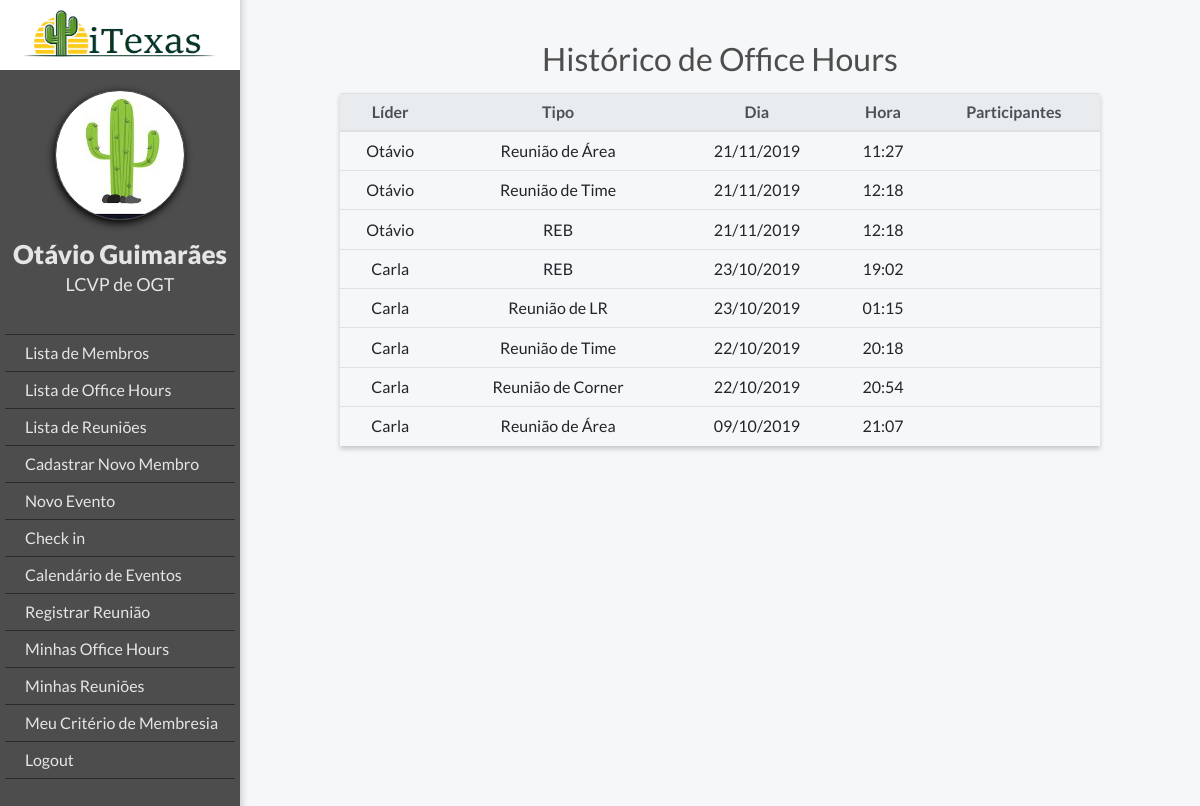
The app's page /meetings/meetings_list/ (signed in) with its own data.
### members/models.py (models this page shows, shortened)
class MyUser(AbstractBaseUser):
    POST = (('lcp', 'LCP'), ('lcvp', 'LCVP'), ('tlb', 'TLB'), ('membro', 'Membro'))
    DEPARTMENT = (
        ('lcp', 'LCP'), ('pm', 'PM'), ('f&l', 'F&L'), ('b2c', 'B2C'), ('b2b', 'B2B'),
        ('oge', 'OGE'), ('ogt', 'OGT'), ('ogv', 'OGV'), ('ige', 'IGE'), ('igt', 'IGT'),)
    email = models.EmailField(verbose_name='E-mail', max_length=255, unique=True)
    podio_code = models.CharField(max_length=10, verbose_name='ID do Podio', unique=True)
    first_name = models.CharField(max_length=20, verbose_name='Nome')
    last_name = models.CharField(max_length=20, verbose_name='Sobrenome')
    post = models.CharField(max_length=10, choices=POST, blank=True, null=True, verbose_name='Cargo')
    department = models.CharField(max_length=10, choices=DEPARTMENT, blank=True, null=True, verbose_name='Área')
    leader = models.ForeignKey("MyUser", blank=True, null=True, on_delete=models.SET_NULL, verbose_name='Líder')
    is_working = models.BooleanField(default=False)
    is_active = models.BooleanField(default=True, verbose_name='Está ativo')
    is_admin = models.BooleanField(default=False, verbose_name='É administrador')
    objects = MyUserManager()
    USERNAME_FIELD = 'podio_code'
    REQUIRED_FIELDS = ['email', 'first_name']

### meetings/models.py (models this page shows, shortened)
class Meeting(models.Model):
    MEETINGS = (('REB', 'REB'), ('RA', 'Reunião de Área'), ('RT', 'Reunião de Time'), ('LR', 'Reunião de LR'),
                ('CN', 'Reunião de Corner'))
    type = models.CharField(max_length=3, choices=MEETINGS, blank=True, null=True, verbose_name='Tipo da Reunião')
    leader = models.ForeignKey(MyUser, verbose_name='Líder', on_delete=models.CASCADE)
    date = models.DateField(verbose_name='Dia', default=date.today)
    time = models.TimeField(verbose_name='Hora', default=timezone.now)

### meetings/views.py (the view)
# urls.py: path('meetings_list/', views.meetings_list, name='meeting_list'),
def meetings_list(request):
    meetings = Meeting.objects.all().order_by('-date')
    return render(request, 'meeting/meetings_list.html',
                  {'meetings': meetings, 'request_user': request.user})

### templates/meeting/meetings_list.html
{% extends "base.html" %}
{% if user.is_authenticated %}
    {% block body_block %}
        <h2 class="title">Histórico de Office Hours</h2>
        <table class="table">
            <thead class="thead-light">
            <tr>
                <th class="table-column">Líder</th>
                <th class="table-column">Tipo</th>
                <th class="table-column">Dia</th>
                <th class="table-column">Hora</th>
                <th class="table-column">Participantes</th>
            </tr>
            </thead>
                <tbody>
            {% for meeting in meetings %}
                <tr class="row-meetings" id="{{ meeting.id }}" >
                    <td>{{ meeting.leader.first_name }}</td>
                    <td>{{ meeting.get_type_display }}</td>
                    <td>{{ meeting.date|date:'d/m/Y' }}</td>
                    <td>{{ meeting.time|time:'H:i' }} </td>
                    <td>{{ meeting.participants.first_name }} </td>
                </tr>
            {% endfor %}
                </tbody>
                </table>
    {% endblock %}
{% else %}
    <h2>Logar</h2>
{% endif %}

### templates/base.html (shortened to what this page needs)
{% load static %}
<!DOCTYPE html>
<html lang="en">
<head>
    <link rel="stylesheet" href="https://stackpath.bootstrapcdn.com/bootstrap/4.3.1/css/bootstrap.min.css"
>
    <link rel="stylesheet" href="https://maxcdn.bootstrapcdn.com/font-awesome/4.5.0/css/font-awesome.min.css">
    <link rel="stylesheet" href="{% static 'css/style.css' %}">
</head>
<body>
{% if user.is_authenticated %}
    <div class="ogr-container">
    <div class="page-body">
    <div class="lateral-menu">
        <div class="logo-area">
            <img class="logo-company" src="../static/images/iTexas.png">
        </div>
        <div class="menu-area">
            <div class="profile-picture"></div>
            <div class="member-infos">
                <a class="member-name" href="{% url 'member_edit' user.podio_code %}">{{ request_user.first_name }} {{ request_user.last_name }}</a>
                <h3 class="member-area">{{ request_user.get_post_display }} de {{ request_user.get_department_display }}</h3>
            </div>
            <ul class="function-list">
                {% if request_user.is_admin %}
                    <li><a href="{% url 'member_list' %}" class="button">Lista de Membros</a></li>
                    <li><a href="{% url 'officehour_list' %}" class="button">Lista de Office Hours</a></li>
                    <li><a href="{% url 'meeting_list' %}" class="button">Lista de Reuniões</a></li>
                    <li><a href="{% url 'register' %}" class="button">Cadastrar Novo Membro</a></li>
                    <li><a href="{% url 'new_event' %}" class="button">Novo Evento</a></li>
                {% endif %}
                {% if user.is_working %}
                    <li><a href="{% url 'check' %}" class="button">Check out</a></li>
                {% else %}
                    <li><a href="{% url 'check' %}" class="button">Check in</a></li>
                {% endif %}
                <li><a href="{% url 'event_list' %}" class="button">Calendário de Eventos</a></li>
                <li><a href="{% url 'new_meeting' %}" class="button">Registrar Reunião</a></li>
                <li><a href="{% url 'office_hours_history' %}" class="button">Minhas Office Hours</a></li>
                <li><a href="{% url 'my_meetings' %}" class="button">Minhas Reuniões</a></li>
                <li><a href="{% url 'member_report' user.podio_code %}" class="button">Meu Critério de Membresia</a></li>
                {% if user.is_authenticated %}
                    <li><a href="{% url 'user_logout' %}">Logout</a></li>
                {% else %}
                    <li><a class="navbar-link" href="{% url 'user_login' %}">Login</a></li>
                {% endif %}
            </ul>
        </div>
    </div>
    <div  id="body-content" class="body-content">
        <div class="body-container">
            {% block body_block %}
            {% endblock %}
        </div>
    </div>
{% endif %}
</div>
</body>
</html>

### static/css/style.css (style rules this page uses)
* { font-family: 'Lato', sans-serif; font-size: 16px; }
body { background-color: #f6f7f9; }
.ogr-container { display: flex; justify-content: center; align-items: center; margin: 0 auto; background-color: #f6f7f9; flex-direction: column; }
.body-content { width: 100%; }
.profile-picture { border: 1px #444444 solid; background-position: center; background-size: cover; width: 150px; height: 150px; border-radius: 75px; box-shadow: -1px 3px 8px 0px #000000; }
.member-infos .member-name { margin-top: 15px; font-size: 26px; font-weight: 800; text-align: center; }
.member-infos .member-area { font-size: 18px; font-weight: 500; }
.page-body { width: 100%; display: flex; margin: 0 auto; }
.page-body .lateral-menu { max-width: 300px; width: 300px; background-color: #4D4D4D; float: left; box-shadow: 1px -6px 7px 1px #cccccc; min-width: 200px; }
.menu-area { display: flex; flex-direction: column; align-items: center; padding: 20px 5px; }
.page-body .lateral-menu .logo-area { display: flex; justify-content: center; align-items: center; background-color: #4AB9F1; height: 70px; color: #FFFFFF; background: white; text-shadow: 0 1px 0 #CCCCCC, 0 2px 0 #c9c9c9, 0 3px 0 #bbb, 0 4px 0 #b9b9b9, 0 5px 0 #aaa, 0 6px 1px rgba(0,0,0,.1), 0 0 5px rgba(0,0,0,.1), 0 1px 3px rgba(0,0,0,.3), 0 3px 5px rgba(0,0,0,.2), 0 5px 10px rgba(0,0,0,.25), 0 10px 10px rgba(0,0,0,.2), 0 20px 20px rgba(0,0,0,.15); }
.logo-area .logo-company { width: 200px; }
.body-content table { text-align: center; }
.lateral-menu .profile-picture { width: 130px; height: 130px; }
.lateral-menu .member-infos { display: flex; flex-direction: column; align-items: center; color: #e5e5e5; }
.lateral-menu ul { display: flex; align-items: center; flex-direction: column; padding-top: 4rem; color: white; font-weight: 900; list-style-type: none; padding: 30px 0; list-style-type: none; width: 100%; cursor: pointer; }
.lateral-menu li { padding: 6px 0 6px 20px; border-bottom: 1px #2a2a2a solid; width: 100%; cursor: pointer; font-size: 16px; }
.lateral-menu a { color: #e5e5e5; font-weight: normal; }
.lateral-menu li:first-child { border-top: 1px #2a2a2a solid; }
.body-container { padding: 40px 100px; }
.body-container .title { font-size: 32px; color: #4D4D4D; font-weight: 400; text-align: center; }
.table th { padding: .35rem; }
.table td { padding: .45rem; }
table { box-shadow: 0 3px 5px rgba(0, 0, 0, 0.2); }
.body-container .table { margin-top: 15px; }
a:hover, a { color: black; }

### records on screen
MyUser: first_name "Otávio", last_name "Guimarães", post "LCVP", department "OGT"
Meeting: leader.first_name "Otávio", type "Reunião de Área", date "21/11/2019", time "11:27"
Meeting: leader.first_name "Otávio", type "Reunião de Time", date "21/11/2019", time "12:18"
Meeting: leader.first_name "Otávio", type "REB", date "21/11/2019", time "12:18"
Meeting: leader.first_name "Carla", type "REB", date "23/10/2019", time "19:02"
Meeting: leader.first_name "Carla", type "Reunião de LR", date "23/10/2019", time "01:15"
Meeting: leader.first_name "Carla", type "Reunião de Time", date "22/10/2019", time "20:18"
Meeting: leader.first_name "Carla", type "Reunião de Corner", date "22/10/2019", time "20:54"
Meeting: leader.first_name "Carla", type "Reunião de Área", date "09/10/2019", time "21:07"
